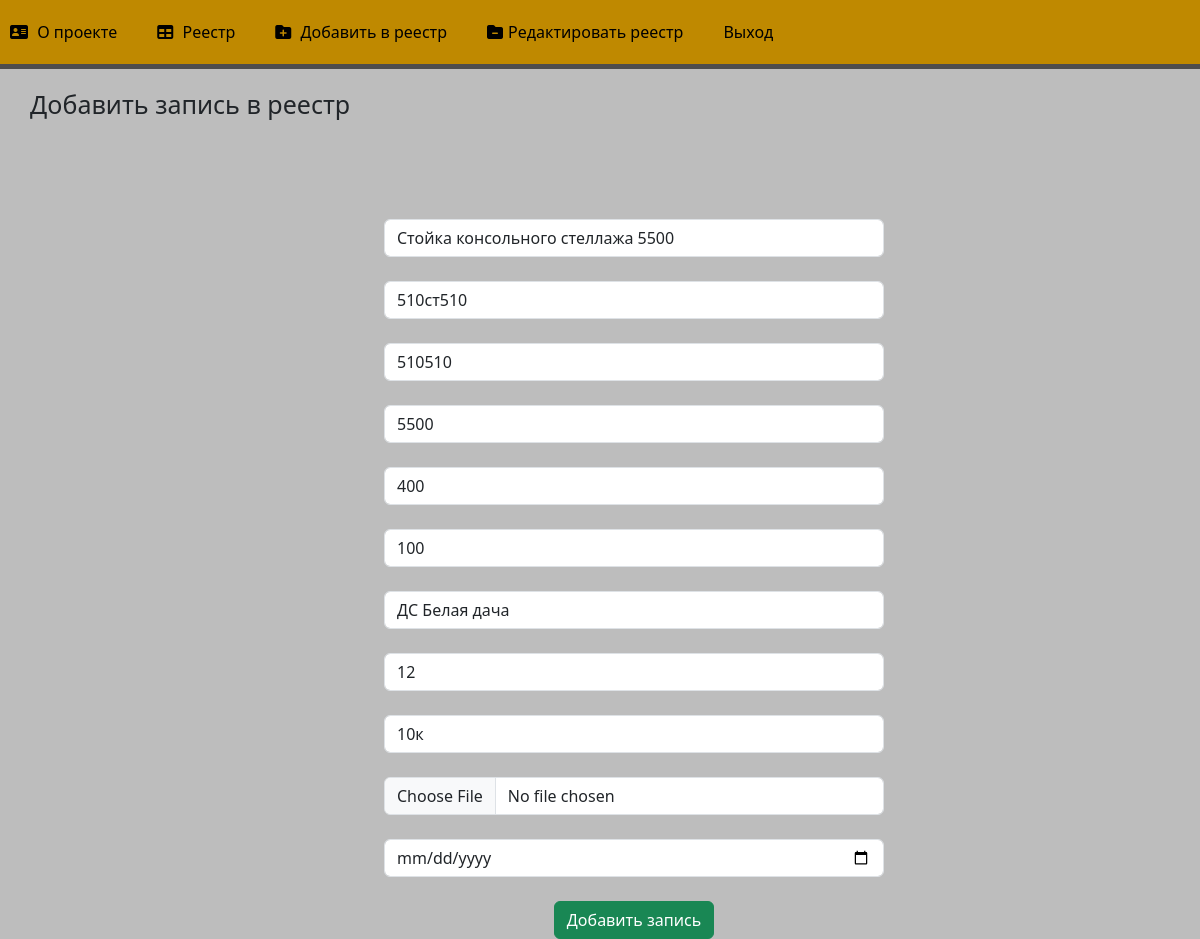
The page /4/update (signed in) on the database its author committed.
### main/models.py (models this page shows, shortened)
class Equipment(models.Model):
    title = models.CharField('Наименование', max_length=250)
    article = models.CharField('Артикул поставщика', max_length=250)
    lm_article = models.CharField('Артикул ЛМ', max_length=250)
    length = models.IntegerField('Длина')
    width = models.IntegerField('Ширина')
    depth = models.IntegerField('Высота')
    shop = models.CharField('Магазин', max_length=250)
    amount = models.IntegerField('Количество')
    address = models.CharField('Адрес хранения', max_length=250)
    image = models.ImageField(upload_to='image', blank=True, null=True)
    date = models.DateField('Дата')
    class Meta:
        verbose_name = 'Запись в реестр'
        verbose_name_plural = 'Реестр оборудования'

### main/views.py (the view)
# urls.py: path('<int:pk>/update', views.RegisterRecordUpdate.as_view(), name='record-update'),
@method_decorator(login_required, name='dispatch')
class RegisterRecordUpdate(UpdateView):
    model = Equipment
    template_name = 'main/add_register.html'
    form_class = EquipmentForm

### main/templates/main/add_register.html (shortened to what this page needs)
{% extends 'main/layout.html' %}
{% block content %}
    <div class="features">
        <h1>Добавить запись в реестр</h1>
        <form method="post" enctype="multipart/image">
            {{ form.title }}<br>
            {{ form.article }}<br>
            {{ form.lm_article }}<br>
            {{ form.length }}<br>
            {{ form.width }}<br>
            {{ form.depth }}<br>
            {{ form.shop }}<br>
            {{ form.amount }}<br>
            {{ form.address }}<br>
            {{ form.image }}<br>
            {{ form.date }}<br>
            <button class="btn btn-success" type="submit">Добавить запись</button>
        </form>
    </div>
{% endblock %}

### main/static/main/css/main.css (style rules this page uses)
body { background: #bdbdbd; }
main .features { float: left; color: #black; margin-top: 100px; text-align: center; width: 100%; }
main .features h1 { font-size: 25px; float: left; margin-top: -80px; margin-left: 30px; }
form { margin-left: 32%; width: 500px; margin-top: 50px; }

### rows shown on the page
Equipment: title "Стойка консольного стеллажа 5500", article "510ст510", lm_article "510510", length "5500", width "400", depth "100", shop "ДС Белая дача", amount "12", address "10к"
